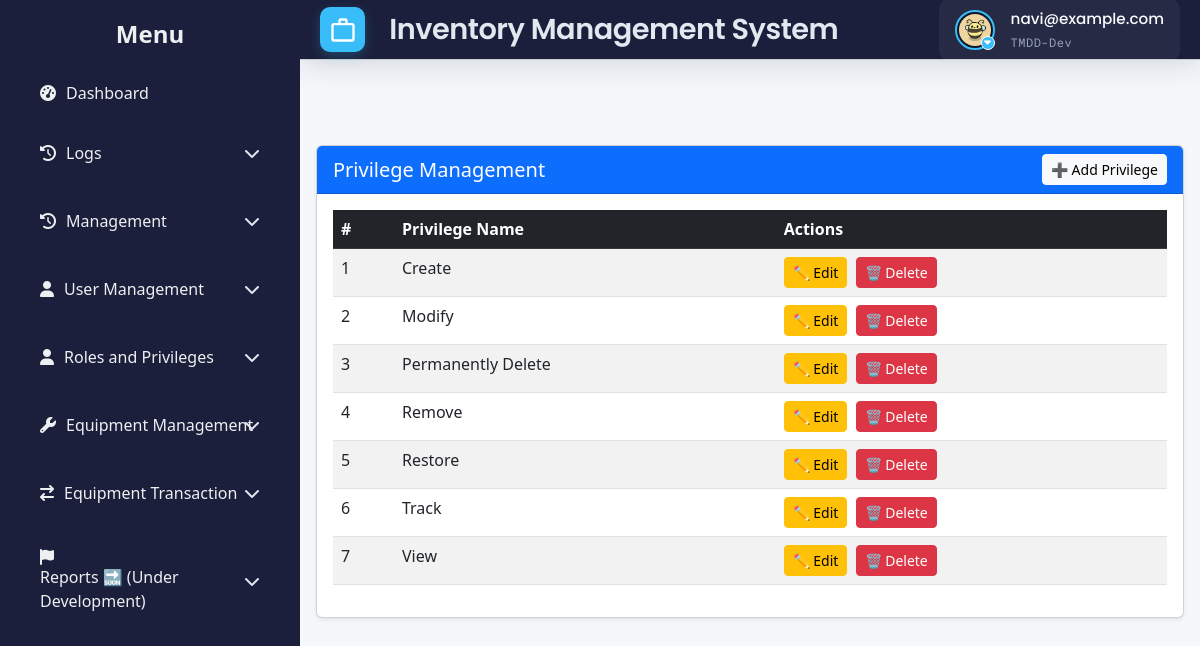
Page /src/view/php/modules/rolesandprivilege_manager/privilege_manager/manage_privileges.php (signed in) on the committed database.
### tables this page shows
CREATE TABLE IF NOT EXISTS `users` (
  `id` int NOT NULL AUTO_INCREMENT,
  `username` varchar(50) NOT NULL,
  `email` varchar(100) NOT NULL,
  `password` varchar(255) NOT NULL,
  `first_name` varchar(100) DEFAULT NULL,
  `last_name` varchar(100) DEFAULT NULL,
  `date_created` timestamp NULL DEFAULT CURRENT_TIMESTAMP,
  `status` enum('Offline','Online') NOT NULL,
  `is_disabled` tinyint(1) NOT NULL DEFAULT '0',
  `profile_pic_path` varchar(2048) DEFAULT NULL,
  PRIMARY KEY (`id`),
  UNIQUE KEY `username` (`username`),
  UNIQUE KEY `email` (`email`)
);

CREATE TABLE IF NOT EXISTS `privileges` (
  `id` int NOT NULL AUTO_INCREMENT,
  `priv_name` varchar(191) NOT NULL,
  `is_disabled` tinyint NOT NULL DEFAULT '0',
  PRIMARY KEY (`id`)
);

### src/control/RBACService.php (called while the page is built, shortened)
<?php
final class RBACService
{
    private array $privileges = [];
    public function __construct(
        private \PDO $pdo,
        int $userId
    ) {
        $this->loadUserPrivileges($userId);
    }
    private function loadUserPrivileges(int $userId): void
    {
        $sql = <<<'SQL'
        SELECT
          m.module_name,
          p.priv_name
        FROM user_department_roles ur
        JOIN roles r
          ON ur.role_id = r.id
         AND r.is_disabled = 0
        JOIN role_module_privileges rmp
          ON rmp.role_id = r.id
        JOIN modules m
          ON rmp.module_id = m.id
        JOIN privileges p
          ON rmp.privilege_id = p.id
         AND p.is_disabled = 0
       WHERE ur.user_id = ?
    SQL;
        $stmt = $this->pdo->prepare($sql);
        $stmt->execute([$userId]);
        while ($row = $stmt->fetch(\PDO::FETCH_ASSOC)) {
            $this->privileges[$row['module_name']][] = $row['priv_name'];
        }
    }
    public function hasPrivilege(string $module, string $priv): bool
    {
        return isset($this->privileges[$module])
            && in_array($priv, $this->privileges[$module], true);
    }
}

### src/view/php/modules/rolesandprivilege_manager/privilege_manager/manage_privileges.php (the view, shortened to what this page needs)
<?php
require_once('../../../../../../config/ims-tmdd.php');
require_once('../../../../../control/RBACService.php');
include '../../../general/header.php';
include '../../../general/sidebar.php';
include '../../../general/footer.php';
$rbac = new RBACService($pdo, $_SESSION['user_id']);
$rbac->requirePrivilege('Roles and Privileges', 'View');
$canCreate = $rbac->hasPrivilege('Roles and Privileges', 'Create');
$canModify = $rbac->hasPrivilege('Roles and Privileges', 'Modify');
$canRemove = $rbac->hasPrivilege('Roles and Privileges', 'Remove');
$stmt = $pdo->query("SELECT id, priv_name FROM privileges ORDER BY priv_name");
$privileges = $stmt->fetchAll(PDO::FETCH_ASSOC);
?>
<!DOCTYPE html>
<html lang="en">
<head>
    <link rel="stylesheet" href="<?php echo BASE_URL; ?>src/view/styles/css/pagination.css">
    <link rel="stylesheet" href="<?php echo BASE_URL; ?>src/view/styles/css/manage_privileges.css">
</head>
<body>
    <div class="main-content">
        <div class="card shadow-sm">
            <div class="card-header bg-primary text-white d-flex justify-content-between align-items-center">
                <h5 class="mb-0">Privilege Management</h5>
                <?php if ($canCreate): ?>
                    <button class="btn btn-light btn-sm" data-bs-toggle="modal" data-bs-target="#createPrivilegeModal">
                        ➕ Add Privilege
                    </button>
                <?php endif; ?>
            </div>
            <div class="card-body">
                <div class="table-responsive">
                    <table class="table table-striped table-hover">
                        <thead class="table-dark">
                            <tr>
                                <th>#</th>
                                <th>Privilege Name</th>
                                <th>Actions</th>
                            </tr>
                        </thead>
                        <tbody>
                            <?php foreach ($privileges as $index => $priv): ?>
                                <tr>
                                    <td><?= $index + 1 ?></td>
                                    <td><?= htmlspecialchars($priv['priv_name']) ?></td>
                                    <td>
                                        <?php if ($canModify): ?>
                                            <button class="btn btn-sm btn-warning me-1 edit-btn"
                                                data-id="<?= $priv['id'] ?>"
                                                data-name="<?= htmlspecialchars($priv['priv_name']) ?>"
                                                data-bs-toggle="modal" data-bs-target="#editPrivilegeModal">
                                                ✏️ Edit
                                            </button>
                                        <?php endif; ?>
                                        <?php if ($canRemove): ?>
                                            <button class="btn btn-sm btn-danger delete-btn"
                                                data-id="<?= $priv['id'] ?>"
                                                data-bs-toggle="modal" data-bs-target="#deletePrivilegeModal">
                                                🗑️ Delete
                                            </button>
                                        <?php endif; ?>
                                    </td>
                                </tr>
                            <?php endforeach; ?>
                        </tbody>
                    </table>
                </div>
            </div>
        </div>
    </div>
</body>
</html>

### src/view/php/general/header.php (shortened to what this page needs)
<?php
$user_id = $_SESSION['user_id'] ?? null;
if ($user_id !== null) {
    $stmt = $pdo->prepare("SELECT profile_pic_path FROM users WHERE id = ?");
    $stmt->execute([$user_id]);
    $user = $stmt->fetch(PDO::FETCH_ASSOC);
} else {
    die("User not logged in.");
}
$role = isset($_SESSION["role"]) ? $_SESSION["role"] : "";
$email = $_SESSION['email'];
?>
<!DOCTYPE html>
<html lang="en">
<head>
    <link href="https://cdn.jsdelivr.net/npm/bootstrap@5.2.3/dist/css/bootstrap.min.css" rel="stylesheet">
    <link href="https://cdn.jsdelivr.net/npm/bootstrap-icons@1.10.3/font/bootstrap-icons.css" rel="stylesheet">
    <link rel="stylesheet"
          href="https://cdn.jsdelivr.net/npm/bootstrap@5.3.0/dist/css/bootstrap.min.css">
    <link rel="stylesheet"
          href="https://cdnjs.cloudflare.com/ajax/libs/font-awesome/6.4.0/css/all.min.css">
    <link rel="stylesheet" href="<?php echo BASE_URL; ?>src/view/styles/css/toast.css">
    <link rel="stylesheet" href="<?php echo BASE_URL; ?>src/view/styles/css/header_footer.css">
</head>
<body>
<header class="header">
      <div class="logo-container">
        <div class="logo-icon">
            <svg viewBox="0 0 24 24">
                <path d="M20 6h-4V4c0-1.1-.9-2-2-2h-4c-1.1 0-2 .9-2 2v2H4c-1.1 0-2 .9-2 2v12c0 1.1.9 2 2 2h16c1.1 0 2-.9 2-2V8c0-1.1-.9-2-2-2zM10 4h4v2h-4V4zm10 16H4V8h16v12z"/>
            </svg>
        </div>
        <div>
            <div class="logo-text">Inventory Management System</div>
        </div>
    </div>
    <div class="header-widgets">
        <div class="user-profile" onclick="toggleDropdown()">
            <div class="profile-picture-container">
                <img
                    src="<?php echo !empty($user['profile_pic_path'])
                        ? '../../../../../public/' . htmlspecialchars($user['profile_pic_path'])
                        : '../../../../../public/assets/img/default_profile.jpg'; ?>"
                    alt=s"User Profile"
                    class="profile-picture"
                >
                <span class="dropdown-indicator"><i class="fas fa-caret-down"></i></span>
            </div>
            <div class="user-info">
                <div class="user-name"><?php echo $email; ?></div>
                <div class="user-role"><?php echo $role; ?> </div>
            </div>
        </div>
    </div>
</header>
</body>
</html>

### src/view/styles/css/header_footer.css (style rules this page uses)
* { margin: 0; padding: 0; box-sizing: border-box; }
body { background: #f5f7fb; }
.header { display: flex; justify-content: space-between; align-items: center; background: #1B1F3B; padding: 10px 20px; box-shadow: 0 4px 30px rgba(11, 25, 51, 0.15); position: fixed; top: 0; left: 300px; right: 0; z-index: 900; }
.main-content { margin-left: 300px; padding-top: 70px; }
.logo-container { display: flex; align-items: center; gap: 1.2rem; }
.logo-icon { width: 45px; height: 45px; background: #38BDF8; border-radius: 10px; display: grid; place-items: center; box-shadow: 0 4px 12px rgba(56, 189, 248, 0.25); margin-left: 0; }
.logo-icon svg { width: 28px; height: 28px; fill: white; }
.logo-text { font-family: 'Poppins', sans-serif; font-size: 1.8rem; font-weight: 600; color: #E2E8F0; letter-spacing: -0.5px; margin-left: 5px; }
.header-widgets { display: flex; align-items: center; gap: 2.5rem; }
.user-profile { display: flex; align-items: center; gap: 1rem; padding: 0.6rem 1rem; background: rgba(255, 255, 255, 0.05); border-radius: 10px; position: relative; cursor: pointer; width: 100%; }
.user-info { display: flex; flex-direction: column; gap: 2px; }
.user-name { font-family: 'Poppins', sans-serif; color: #F8FAFC; font-size: 0.95rem; font-weight: 500; }
.user-role { font-family: 'Roboto Mono', monospace; color: #94A3B8; font-size: 0.75rem; letter-spacing: 0.5px; }
.profile-picture-container { position: relative; display: inline-block; }
.profile-picture { width: 40px; height: 40px; border-radius: 50%; border: 2px solid #38BDF8; object-fit: cover; padding: 2px; background: #0F172A; }
.dropdown-indicator { position: absolute; bottom: 0; right: 0; background-color: #38bdf8; color: white; font-size: 0.7rem; width: 14px; height: 14px; border-radius: 50%; display: grid; place-items: center; border: 1px solid white; pointer-events: none; }

### src/view/styles/css/sidebar.css (style rules this page uses)
:root { --sidebar-bg-start: #2c3e50; --sidebar-bg-end: #34495e; --sidebar-text: #ecf0f1; --hover-bg: rgba(255, 255, 255, 0.1); }

### src/view/styles/css/manage_privileges.css (style rules this page uses)
body, html { margin: 0; padding: 0; box-sizing: border-box; overflow-x: hidden; }
.main-content { margin-left: 300px; padding: 80px 1rem 2rem; min-height: 100vh; }
header { position: fixed; height: 60px; background-color: white; z-index: 1000; top: 0; left: 0; border-bottom: 1px solid #ccc; }

### src/view/php/general/header.php (style rules this page uses)
* { margin: 0; padding: 0; box-sizing: border-box; }
body { background: #f5f7fb; }
.header { display: flex; justify-content: space-between; align-items: center; background: #1B1F3B; padding: 10px 20px; box-shadow: 0 4px 30px rgba(11, 25, 51, 0.15); position: fixed; top: 0; left: 300px; right: 0; z-index: 900; }
.logo-container { display: flex; align-items: center; gap: 1.2rem; }
.logo-icon { width: 45px; height: 45px; background: #38BDF8; border-radius: 10px; display: grid; place-items: center; box-shadow: 0 4px 12px rgba(56, 189, 248, 0.25); margin-left: 0; }
.logo-icon svg { width: 28px; height: 28px; fill: white; }
.logo-text { font-family: 'Poppins', sans-serif; font-size: 1.8rem; font-weight: 600; color: #E2E8F0; letter-spacing: -0.5px; margin-left: 5px; }
.header-widgets { display: flex; align-items: center; gap: 2.5rem; }
.user-profile { display: flex; align-items: center; gap: 1rem; padding: 0.6rem 1rem; background: rgba(255, 255, 255, 0.05); border-radius: 10px; position: relative; cursor: pointer; width: 100%; }
.user-info { display: flex; flex-direction: column; gap: 2px; }
.user-name { font-family: 'Poppins', sans-serif; color: #F8FAFC; font-size: 0.95rem; font-weight: 500; }
.user-role { font-family: 'Roboto Mono', monospace; color: #94A3B8; font-size: 0.75rem; letter-spacing: 0.5px; }
.profile-picture-container { position: relative; display: inline-block; }
.profile-picture { width: 40px; height: 40px; border-radius: 50%; border: 2px solid #38BDF8; object-fit: cover; padding: 2px; background: #0F172A; }
.dropdown-indicator { position: absolute; bottom: 0; right: 0; background-color: #38bdf8; color: white; font-size: 0.7rem; width: 14px; height: 14px; border-radius: 50%; display: grid; place-items: center; border: 1px solid white; pointer-events: none; }

### rows in the picture
users: profile_pic_path (picture)
privileges: priv_name "Create"
privileges: priv_name "Modify"
privileges: priv_name "Permanently Delete"
privileges: priv_name "Remove"
privileges: priv_name "Restore"
privileges: priv_name "Track"
privileges: priv_name "View"

### other values in the picture
$email "navi@example.com"
$role "TMDD-Dev"
